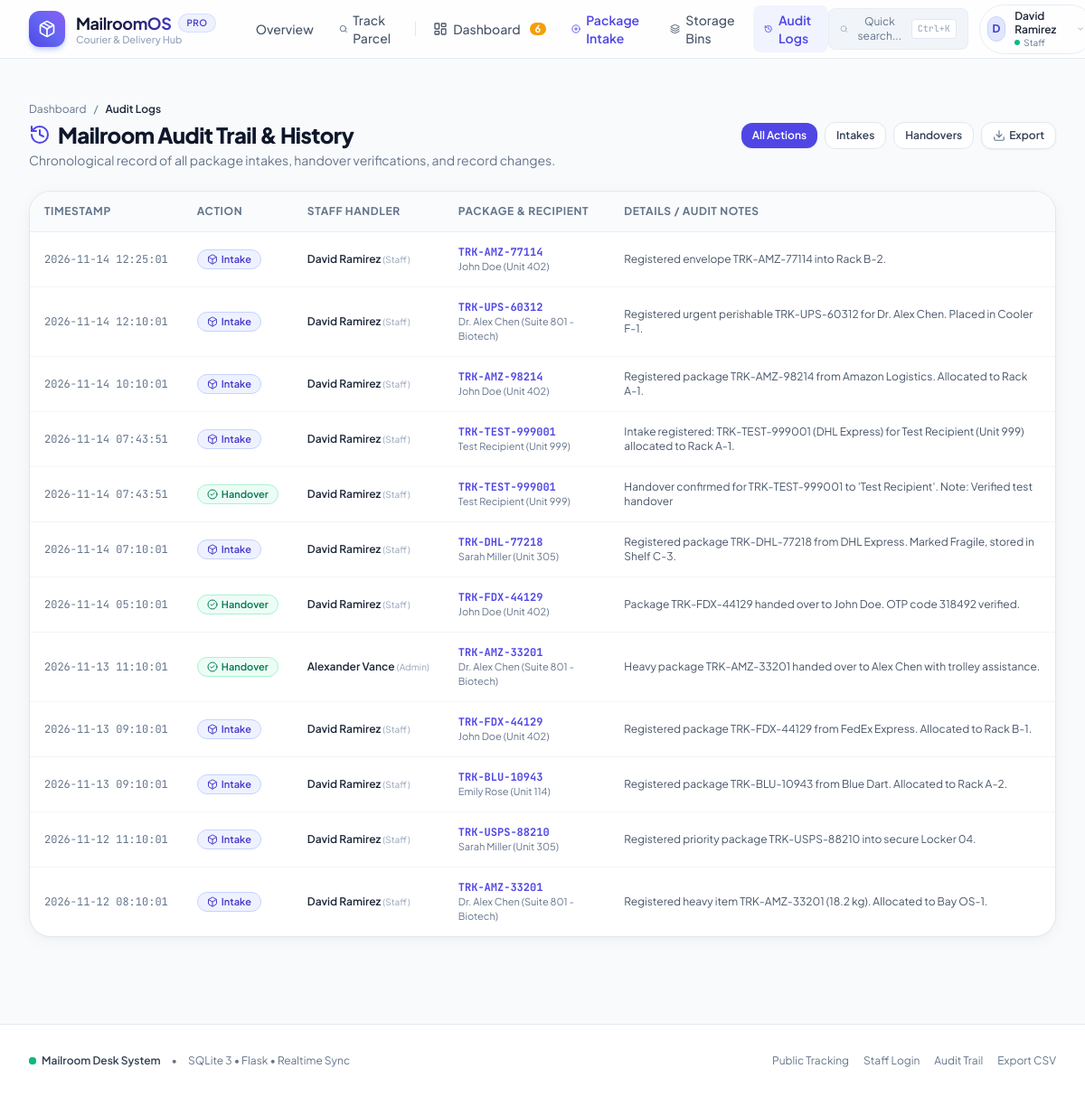
Screenshot of /logs (signed in) with the database file from the repository.
### tables this page shows
CREATE TABLE users (
        id INTEGER PRIMARY KEY AUTOINCREMENT,
        username TEXT UNIQUE NOT NULL,
        password_hash TEXT NOT NULL,
        full_name TEXT NOT NULL,
        email TEXT UNIQUE NOT NULL,
        phone TEXT,
        role TEXT NOT NULL DEFAULT 'resident', -- 'admin', 'staff', 'resident'
        unit_or_dept TEXT,
        created_at TIMESTAMP DEFAULT CURRENT_TIMESTAMP
    );

CREATE TABLE activity_logs (
        id INTEGER PRIMARY KEY AUTOINCREMENT,
        package_id INTEGER,
        action TEXT NOT NULL, -- Intake, Handover, Edit, Search, Return
        performed_by_name TEXT NOT NULL,
        performed_by_role TEXT NOT NULL,
        details TEXT,
        timestamp TIMESTAMP DEFAULT CURRENT_TIMESTAMP,
        FOREIGN KEY (package_id) REFERENCES packages (id) ON DELETE SET NULL
    );

CREATE TABLE packages (
        id INTEGER PRIMARY KEY AUTOINCREMENT,
        tracking_number TEXT UNIQUE NOT NULL,
        courier_name TEXT NOT NULL,
        recipient_name TEXT NOT NULL,
        recipient_email TEXT,
        recipient_phone TEXT,
        recipient_unit TEXT NOT NULL,
        storage_bin TEXT NOT NULL,
        package_type TEXT DEFAULT 'Box', -- Box, Envelope, Fragile, Perishable, Heavy
        weight TEXT,
        status TEXT NOT NULL DEFAULT 'Ready for Pickup', -- 'Ready for Pickup', 'Collected', 'Returned'
        arrival_date TIMESTAMP DEFAULT CURRENT_TIMESTAMP,
        collected_date TIMESTAMP,
        pickup_code TEXT NOT NULL, -- 6-digit verification code
        logged_by_id INTEGER,
        handed_by_id INTEGER,
        recipient_notes TEXT,
        handover_notes TEXT,
        collected_by_name TEXT,
        signature_data TEXT,
        FOREIGN KEY (logged_by_id) REFERENCES users (id),
        FOREIGN KEY (handed_by_id) REFERENCES users (id)
    );

### app.py (the view)
@app.route('/logs')
@staff_required
def activity_logs():
    conn = get_db_connection()
    action_filter = request.args.get('action', 'all')
    sql = """
        SELECT l.*, p.tracking_number, p.recipient_name, p.recipient_unit
        FROM activity_logs l
        LEFT JOIN packages p ON l.package_id = p.id
        WHERE 1=1
    """
    params = []
    if action_filter != 'all':
        sql += " AND l.action = ?"
        params.append(action_filter)
    sql += " ORDER BY l.timestamp DESC LIMIT 100"
    logs = conn.execute(sql, params).fetchall()
    conn.close()
    return render_template('activity_logs.html', logs=logs, action_filter=action_filter)

### templates/activity_logs.html (shortened to what this page needs)
{% extends "base.html" %}
{% block content %}
<div class="max-w-7xl mx-auto px-4 sm:px-6 lg:px-8 py-8 space-y-6">
  <div class="flex flex-col sm:flex-row sm:items-center justify-between gap-4">
    <div>
      <div class="flex items-center gap-2 text-xs text-slate-500 mb-1">
        <a href="{{ url_for('dashboard') }}" class="hover:text-indigo-600">Dashboard</a>
        <span>/</span>
        <span class="text-slate-800 font-semibold">Audit Logs</span>
      </div>
      <h1 class="text-2xl font-extrabold text-slate-900 tracking-tight flex items-center gap-2">
        <i data-lucide="history" class="w-6 h-6 text-indigo-600"></i>
        Mailroom Audit Trail & History
      </h1>
      <p class="text-xs sm:text-sm text-slate-500 mt-0.5">
        Chronological record of all package intakes, handover verifications, and record changes.
      </p>
    </div>
    <div class="flex items-center gap-2">
      <a href="{{ url_for('activity_logs', action='all') }}"
         class="px-3 py-1.5 rounded-xl text-xs font-semibold {{ 'bg-indigo-600 text-white shadow-sm' if action_filter == 'all' else 'bg-white border border-slate-200 text-slate-700 hover:bg-slate-50' }}">
        All Actions
      </a>
      <a href="{{ url_for('activity_logs', action='Intake') }}"
         class="px-3 py-1.5 rounded-xl text-xs font-semibold {{ 'bg-indigo-600 text-white shadow-sm' if action_filter == 'Intake' else 'bg-white border border-slate-200 text-slate-700 hover:bg-slate-50' }}">
        Intakes
      </a>
      <a href="{{ url_for('activity_logs', action='Handover') }}"
         class="px-3 py-1.5 rounded-xl text-xs font-semibold {{ 'bg-indigo-600 text-white shadow-sm' if action_filter == 'Handover' else 'bg-white border border-slate-200 text-slate-700 hover:bg-slate-50' }}">
        Handovers
      </a>
      <a href="{{ url_for('export_csv') }}"
         class="px-3 py-1.5 rounded-xl bg-white border border-slate-200 text-slate-700 hover:bg-slate-50 text-xs font-semibold flex items-center gap-1 shadow-sm">
        <i data-lucide="download" class="w-3.5 h-3.5 text-slate-500"></i>
        <span>Export</span>
      </a>
    </div>
  </div>
  <div class="bg-white rounded-3xl border border-slate-200 shadow-soft overflow-hidden">
    <div class="overflow-x-auto">
      <table class="w-full text-left text-xs">
        <thead class="bg-slate-50/80 text-slate-500 uppercase tracking-wider font-semibold border-b border-slate-200/60">
          <tr>
            <th class="py-3.5 px-4">Timestamp</th>
            <th class="py-3.5 px-4">Action</th>
            <th class="py-3.5 px-4">Staff Handler</th>
            <th class="py-3.5 px-4">Package & Recipient</th>
            <th class="py-3.5 px-4">Details / Audit Notes</th>
          </tr>
        </thead>
        <tbody class="divide-y divide-slate-100">
          {% for l in logs %}
            <tr class="hover:bg-slate-50/70 transition-colors">
              <td class="py-3.5 px-4 font-mono text-slate-500 whitespace-nowrap">
                {{ l['timestamp'][:19] }}
              </td>
              <td class="py-3.5 px-4">
                {% if l['action'] == 'Intake' %}
                  <span class="inline-flex items-center gap-1 px-2.5 py-0.5 rounded-full bg-indigo-50 text-indigo-700 font-semibold border border-indigo-200 text-[11px]">
                    <i data-lucide="box" class="w-3 h-3"></i>
                    Intake
                  </span>
                {% elif l['action'] == 'Handover' %}
                  <span class="inline-flex items-center gap-1 px-2.5 py-0.5 rounded-full bg-emerald-50 text-emerald-700 font-semibold border border-emerald-200 text-[11px]">
                    <i data-lucide="check-circle-2" class="w-3 h-3"></i>
                    Handover
                  </span>
                {% else %}
                  <span class="inline-flex items-center gap-1 px-2.5 py-0.5 rounded-full bg-slate-100 text-slate-700 font-semibold border border-slate-200 text-[11px]">
                    <i data-lucide="edit" class="w-3 h-3"></i>
                    {{ l['action'] }}
                  </span>
                {% endif %}
              </td>
              <td class="py-3.5 px-4 font-semibold text-slate-800 whitespace-nowrap">
                {{ l['performed_by_name'] }}
                <span class="text-[10px] text-slate-400 font-normal">({{ l['performed_by_role'] }})</span>
              </td>
              <td class="py-3.5 px-4">
                {% if l['tracking_number'] %}
                  <a href="{{ url_for('package_detail', package_id=l['package_id']) }}" class="font-mono font-bold text-indigo-600 hover:underline">
                    {{ l['tracking_number'] }}
                  </a>
                  <div class="text-[11px] text-slate-500">{{ l['recipient_name'] }} ({{ l['recipient_unit'] }})</div>
                {% else %}
                  <span class="text-slate-400 font-mono italic">Package #{{ l['package_id'] }}</span>
                {% endif %}
              </td>
              <td class="py-3.5 px-4 text-slate-600">
                {{ l['details'] }}
              </td>
            </tr>
          {% endfor %}
        </tbody>
      </table>
    </div>
  </div>
</div>
{% endblock %}

### templates/base.html (shortened to what this page needs)
<!DOCTYPE html>
<html lang="en" class="h-full bg-slate-50">
<head>
  <script src="https://cdn.tailwindcss.com"></script>
</head>
<body class="h-full flex flex-col font-sans text-slate-800 antialiased selection:bg-indigo-500 selection:text-white" x-data="{ mobileMenuOpen: false, quickSearchOpen: false }">
  <header class="sticky top-0 z-40 bg-white/80 backdrop-blur-md border-b border-slate-200/80 transition-all">
    <div class="max-w-7xl mx-auto px-4 sm:px-6 lg:px-8">
      <div class="flex items-center justify-between h-16">
        <div class="flex items-center gap-8">
          <a href="{{ url_for('index') }}" class="flex items-center gap-3 group">
            <div class="w-10 h-10 rounded-xl bg-gradient-to-tr from-indigo-600 via-indigo-500 to-violet-500 flex items-center justify-center text-white shadow-md shadow-indigo-200 group-hover:scale-105 transition-transform duration-200">
              <i data-lucide="package" class="w-5 h-5"></i>
            </div>
            <div>
              <div class="flex items-center gap-2">
                <span class="font-bold text-lg tracking-tight bg-gradient-to-r from-slate-900 via-indigo-950 to-indigo-700 bg-clip-text text-transparent">MailroomOS</span>
                <span class="text-[10px] font-semibold tracking-wider uppercase px-2 py-0.5 rounded-full bg-indigo-50 text-indigo-700 border border-indigo-200/60">Pro</span>
              </div>
              <p class="text-[11px] text-slate-400 font-medium -mt-1 hidden sm:block">Courier & Delivery Hub</p>
            </div>
          </a>
          <nav class="hidden md:flex items-center gap-1">
            <a href="{{ url_for('index') }}" class="px-3 py-1.5 text-sm font-medium rounded-lg transition-colors {{ 'text-indigo-600 bg-indigo-50/80 font-semibold' if request.endpoint == 'index' else 'text-slate-600 hover:text-slate-900 hover:bg-slate-100/70' }}">
              Overview
            </a>
            <a href="{{ url_for('public_track') }}" class="px-3 py-1.5 text-sm font-medium rounded-lg transition-colors flex items-center gap-1.5 {{ 'text-indigo-600 bg-indigo-50/80 font-semibold' if request.endpoint == 'public_track' else 'text-slate-600 hover:text-slate-900 hover:bg-slate-100/70' }}">
              <i data-lucide="search" class="w-4 h-4"></i>
              Track Parcel
            </a>
            {% if current_user and current_user['role'] in ['admin', 'staff'] %}
              <a href="{{ url_for('dashboard') }}" class="px-3 py-1.5 text-sm font-medium rounded-lg transition-colors flex items-center gap-1.5 {{ 'text-indigo-600 bg-indigo-50/80 font-semibold' if request.endpoint == 'dashboard' else 'text-slate-600 hover:text-slate-900 hover:bg-slate-100/70' }}">
                <i data-lucide="layout-dashboard" class="w-4 h-4"></i>
                Dashboard
                {% if global_pending_count > 0 %}
                  <span class="ml-1 px-1.5 py-0.2 text-[11px] font-bold rounded-full bg-amber-500 text-white leading-tight">{{ global_pending_count }}</span>
                {% endif %}
              </a>
              <a href="{{ url_for('intake') }}" class="px-3 py-1.5 text-sm font-medium rounded-lg transition-colors flex items-center gap-1.5 text-indigo-600 hover:bg-indigo-50 font-semibold">
                <i data-lucide="plus-circle" class="w-4 h-4"></i>
                Package Intake
              </a>
              <a href="{{ url_for('storage_bins') }}" class="px-3 py-1.5 text-sm font-medium rounded-lg transition-colors flex items-center gap-1.5 {{ 'text-indigo-600 bg-indigo-50/80 font-semibold' if request.endpoint == 'storage_bins' else 'text-slate-600 hover:text-slate-900 hover:bg-slate-100/70' }}">
                <i data-lucide="layers" class="w-4 h-4"></i>
                Storage Bins
              </a>
              <a href="{{ url_for('activity_logs') }}" class="px-3 py-1.5 text-sm font-medium rounded-lg transition-colors flex items-center gap-1.5 {{ 'text-indigo-600 bg-indigo-50/80 font-semibold' if request.endpoint == 'activity_logs' else 'text-slate-600 hover:text-slate-900 hover:bg-slate-100/70' }}">
                <i data-lucide="history" class="w-4 h-4"></i>
                Audit Logs
              </a>
            {% endif %}
          </nav>
        </div>
        <div class="flex items-center gap-3">
          <button @click="quickSearchOpen = true" class="hidden sm:flex items-center gap-2 px-3 py-1.5 text-xs text-slate-500 bg-slate-100 hover:bg-slate-200/70 rounded-lg border border-slate-200/60 transition-colors">
            <i data-lucide="search" class="w-3.5 h-3.5 text-slate-400"></i>
            <span>Quick search...</span>
            <kbd class="font-mono text-[10px] bg-white border border-slate-200 px-1.5 py-0.5 rounded text-slate-400">Ctrl+K</kbd>
          </button>
          {% if current_user %}
            <div class="relative" x-data="{ userMenuOpen: false }">
              <button @click="userMenuOpen = !userMenuOpen" class="flex items-center gap-2.5 p-1 pl-2 pr-2.5 rounded-full hover:bg-slate-100 border border-slate-200/80 transition-all focus:outline-none">
                <div class="w-7 h-7 rounded-full bg-indigo-100 border border-indigo-200 text-indigo-700 flex items-center justify-center font-bold text-xs uppercase">
                  {{ current_user['full_name'][0] }}
                </div>
                <div class="text-left hidden sm:block">
                  <div class="text-xs font-semibold text-slate-800 leading-tight">{{ current_user['full_name'] }}</div>
                  <div class="text-[10px] text-slate-500 flex items-center gap-1">
                    <span class="inline-block w-1.5 h-1.5 rounded-full {{ 'bg-indigo-500' if current_user['role'] == 'admin' else ('bg-emerald-500' if current_user['role'] == 'staff' else 'bg-blue-500') }}"></span>
                    {{ current_user['role'] | capitalize }}
                  </div>
                </div>
                <i data-lucide="chevron-down" class="w-3.5 h-3.5 text-slate-400"></i>
              </button>
            </div>
          {% endif %}
        </div>
      </div>
    </div>
  </header>
  <main class="flex-grow">
    {% block content %}{% endblock %}
  </main>
  <footer class="bg-white border-t border-slate-200 mt-16 py-8">
    <div class="max-w-7xl mx-auto px-4 sm:px-6 lg:px-8">
      <div class="flex flex-col md:flex-row items-center justify-between gap-4 text-xs text-slate-500">
        <div class="flex items-center gap-3">
          <div class="flex items-center gap-1.5">
            <span class="w-2 h-2 rounded-full bg-emerald-500 -ml-3.5"></span>
            <span class="font-semibold text-slate-700">Mailroom Desk System</span>
          </div>
          <span>&bull;</span>
          <span>SQLite 3 &bull; Flask &bull; Realtime Sync</span>
        </div>
        <div class="flex items-center gap-4">
          <a href="{{ url_for('public_track') }}" class="hover:text-indigo-600 transition-colors">Public Tracking</a>
          <a href="{{ url_for('login') }}" class="hover:text-indigo-600 transition-colors">Staff Login</a>
          {% if current_user and current_user['role'] in ['admin', 'staff'] %}
            <a href="{{ url_for('activity_logs') }}" class="hover:text-indigo-600 transition-colors">Audit Trail</a>
            <a href="{{ url_for('export_csv') }}" class="hover:text-indigo-600 transition-colors">Export CSV</a>
          {% endif %}
        </div>
      </div>
    </div>
  </footer>
</body>
</html>

### rows the page displays
users: full_name "D", full_name "David Ramirez", role "Staff"
activity_logs: timestamp "2026-11-14 12:25:01", action "Intake" (drawn), performed_by_name "David Ramirez", performed_by_role "Staff", tracking_number "TRK-AMZ-77114", recipient_name "John Doe", recipient_unit "Unit 402", details "Registered envelope TRK-AMZ-77114 into Rack B-2."
activity_logs: timestamp "2026-11-14 12:10:01", action "Intake" (drawn), performed_by_name "David Ramirez", performed_by_role "Staff", tracking_number "TRK-UPS-60312", recipient_name "Dr. Alex Chen", recipient_unit "Suite 801 - Biotech", details "Registered urgent perishable TRK-UPS-60312 for Dr. Alex Chen. Placed in Cooler F-1."
activity_logs: timestamp "2026-11-14 10:10:01", action "Intake" (drawn), performed_by_name "David Ramirez", performed_by_role "Staff", tracking_number "TRK-AMZ-98214", recipient_name "John Doe", recipient_unit "Unit 402", details "Registered package TRK-AMZ-98214 from Amazon Logistics. Allocated to Rack A-1."
activity_logs: timestamp "2026-11-14 07:43:51", action "Intake" (drawn), performed_by_name "David Ramirez", performed_by_role "Staff", tracking_number "TRK-TEST-999001", recipient_name "Test Recipient", recipient_unit "Unit 999", details "Intake registered: TRK-TEST-999001 (DHL Express) for Test Recipient (Unit 999) allocated to Rack A-1."
activity_logs: timestamp "2026-11-14 07:43:51", action "Handover" (drawn), performed_by_name "David Ramirez", performed_by_role "Staff", tracking_number "TRK-TEST-999001", recipient_name "Test Recipient", recipient_unit "Unit 999", details "Handover confirmed for TRK-TEST-999001 to 'Test Recipient'. Note: Verified test handover"
activity_logs: timestamp "2026-11-14 07:10:01", action "Intake" (drawn), performed_by_name "David Ramirez", performed_by_role "Staff", tracking_number "TRK-DHL-77218", recipient_name "Sarah Miller", recipient_unit "Unit 305", details "Registered package TRK-DHL-77218 from DHL Express. Marked Fragile, stored in Shelf C-3."
activity_logs: timestamp "2026-11-14 05:10:01", action "Handover" (drawn), performed_by_name "David Ramirez", performed_by_role "Staff", tracking_number "TRK-FDX-44129", recipient_name "John Doe", recipient_unit "Unit 402", details "Package TRK-FDX-44129 handed over to John Doe. OTP code 318492 verified."
activity_logs: timestamp "2026-11-13 11:10:01", action "Handover" (drawn), performed_by_name "Alexander Vance", performed_by_role "Admin", tracking_number "TRK-AMZ-33201", recipient_name "Dr. Alex Chen", recipient_unit "Suite 801 - Biotech", details "Heavy package TRK-AMZ-33201 handed over to Alex Chen with trolley assistance."
activity_logs: timestamp "2026-11-13 09:10:01", action "Intake" (drawn), performed_by_name "David Ramirez", performed_by_role "Staff", tracking_number "TRK-FDX-44129", recipient_name "John Doe", recipient_unit "Unit 402", details "Registered package TRK-FDX-44129 from FedEx Express. Allocated to Rack B-1."
activity_logs: timestamp "2026-11-13 09:10:01", action "Intake" (drawn), performed_by_name "David Ramirez", performed_by_role "Staff", tracking_number "TRK-BLU-10943", recipient_name "Emily Rose", recipient_unit "Unit 114", details "Registered package TRK-BLU-10943 from Blue Dart. Allocated to Rack A-2."
activity_logs: timestamp "2026-11-12 11:10:01", action "Intake" (drawn), performed_by_name "David Ramirez", performed_by_role "Staff", tracking_number "TRK-USPS-88210", recipient_name "Sarah Miller", recipient_unit "Unit 305", details "Registered priority package TRK-USPS-88210 into secure Locker 04."
activity_logs: timestamp "2026-11-12 08:10:01", action "Intake" (drawn), performed_by_name "David Ramirez", performed_by_role "Staff", tracking_number "TRK-AMZ-33201", recipient_name "Dr. Alex Chen", recipient_unit "Suite 801 - Biotech", details "Registered heavy item TRK-AMZ-33201 (18.2 kg). Allocated to Bay OS-1."

### other values shown
{{ global_pending_count }} "6"
